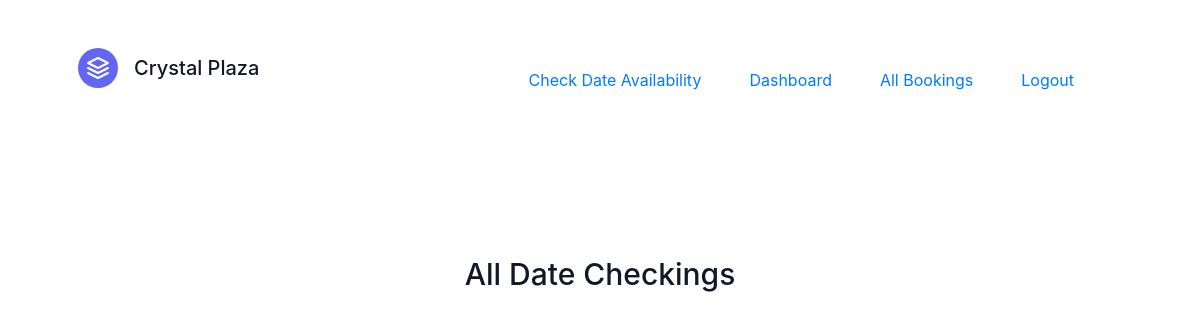
Page /allsearches/ (signed in) on the earlier database version.
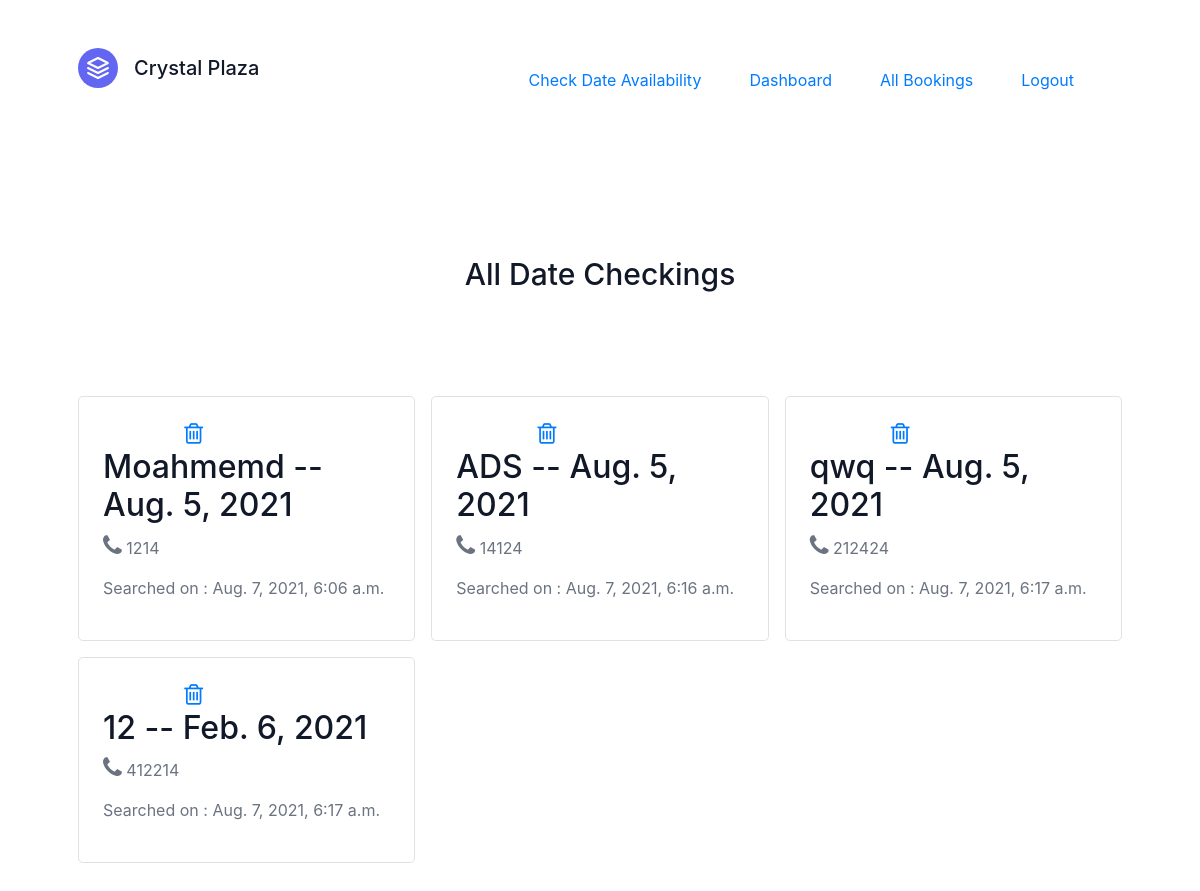
Same page on the later database version.
### home/models.py (models this page shows)
class DateCheck(models.Model):
    name=models.CharField(max_length=200,default='Unknown')
    contact=models.IntegerField(null=True,blank=True)
    date=models.DateField()
    search_time=models.DateTimeField(auto_now_add=True)

### allsearches/views.py (the view)
# urls.py: path("",views.allsearches,name='allsearches'),
def allsearches(request):
    allseacrhes=DateCheck.objects.all()
    context={'alldatesearch':allseacrhes}
    return render(request,'allsearches/allsearches.html',context)

### allsearches/templates/allsearches/allsearches.html (shortened to what this page needs)
<!DOCTYPE html>
<html lang="en">
<head>
    <link href="https://unpkg.com/tailwindcss@^2/dist/tailwind.min.css" rel="stylesheet">
    <link rel="stylesheet" href="https://cdnjs.cloudflare.com/ajax/libs/font-awesome/4.7.0/css/font-awesome.min.css">
</head>
<body>
  {% extends "booking/base.html" %}
  {% block contain %}
  <header class="text-gray-600 body-font">
    <div class="container mx-auto flex flex-wrap p-5 flex-col md:flex-row items-center">
      <a class="flex title-font font-medium items-center text-gray-900 mb-4 md:mb-0">
        <svg xmlns="http://www.w3.org/2000/svg" fill="none" stroke="currentColor" stroke-linecap="round" stroke-linejoin="round" stroke-width="2" class="w-10 h-10 text-white p-2 bg-indigo-500 rounded-full" viewBox="0 0 24 24">
          <path d="M12 2L2 7l10 5 10-5-10-5zM2 17l10 5 10-5M2 12l10 5 10-5"></path>
        </svg>
        <span class="ml-3 text-xl">Crystal Plaza</span>
      </a>
      <nav class="md:ml-auto flex flex-wrap items-center text-base justify-center">
        <a class="mr-5 hover:text-gray-900" href="/#testimonials">Check Date Availability</a>
        <a class="mr-5 hover:text-gray-900" href="{% url 'userdata:dashboard' %}">Dashboard</a>
        <a class="mr-5 hover:text-gray-900" href="{% url 'booking:listing_page' %}">All Bookings</a>
        {% if user.is_authenticated %}
        <a class="mr-5 hover:text-gray-900" href="{% url 'userdata:logout' %}">Logout</a>
        {% else %}
        <a class="mr-5 hover:text-gray-900" href="{% url 'userdata:login' %}">Login</a>
        {% endif %}
      </nav>
    </div>
  </header>
  {% if user.is_authenticated %}
      <section class="text-gray-600 body-font">
        <div class="container px-5 py-24 mx-auto">
          <div class="flex flex-col text-center w-full mb-20">
            <h1 class="sm:text-3xl text-2xl font-medium title-font mb-4 text-gray-900">All Date Checkings</h1>
          </div>
          <div class="flex flex-wrap -m-2">
            {% for each in alldatesearch %}
            <div class="p-2 lg:w-1/3 md:w-1/2 w-full">
              <div class="h-full flex items-center border-gray-200 border p-4 rounded-lg">
                <div class="flex-grow">
                  <a href="{% url 'allsearches:delete_search_record' each.id %}"><button style=" top: 0; right: 0; width: 100px; text-align:right;"><i class="fa fa-trash-o" style="font-size:24px"></i></button></a>
                  <h2 class="text-gray-900 title-font font-medium">{{each.name}} -- {{each.date}}</h2>
                  <p class="text-gray-500"> <i class="fa fa-phone" style="font-size:24px"></i> {{each.contact}}</p>
                  <p class="text-gray-500"> Searched on : {{each.search_time}}</p>
                </div>
              </div>
            </div>
            {% endfor %}
          </div>
        </div>
      </section>
      {% endif %}
      {% endblock contain %}

### booking/templates/booking/base.html (shortened to what this page needs)
<!DOCTYPE html>
<html lang="en">
<head>
    <link rel="stylesheet" href="https://cdn.jsdelivr.net/npm/bootstrap@4.6.0/dist/css/bootstrap.min.css">
</head>
<body>
    {% block contain %}
    {% endblock contain %}
</body>
</html>

Differences in the rows shown:
added DateCheck: name "Moahmemd", date "Aug. 5, 2021", contact "1214", search_time "Aug. 7, 2021, 6:06 a.m."
added DateCheck: name "ADS", date "Aug. 5, 2021", contact "14124", search_time "Aug. 7, 2021, 6:16 a.m."
added DateCheck: name "qwq", date "Aug. 5, 2021", contact "212424", search_time "Aug. 7, 2021, 6:17 a.m."
added DateCheck: name "12", date "Feb. 6, 2021", contact "412214", search_time "Aug. 7, 2021, 6:17 a.m."
